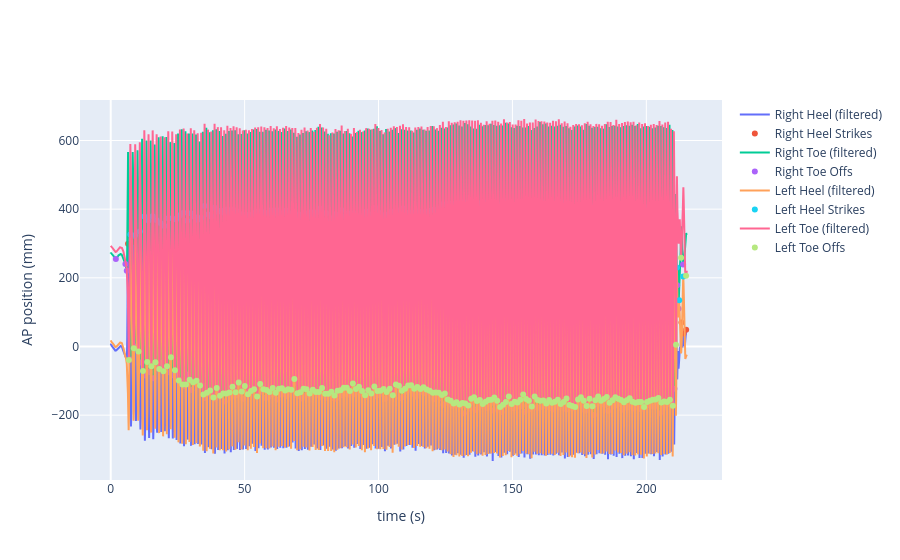

The notebook cell this image was saved under:
### Code cell
# Positive peaks in the heel anteroposterior position (x-axis) correspond to heel strikes, negative peaks in the toe anteroposterior position correspond to toe-offs
r_pos_pks, r_pk_props = scipy.signal.find_peaks(r_heel_filt[:, 0], height=r_heel_filt[:,0].mean(), distance=0.5*fs)
r_neg_pks, r_pk_props = scipy.signal.find_peaks(-r_toe_filt[:, 0], height=-r_toe_filt[:,0].mean(), distance=0.5*fs)
l_pos_pks, l_pk_props = scipy.signal.find_peaks(l_heel_filt[:, 0], height=l_heel_filt[:,0].mean(), distance=0.5*fs)
l_neg_pks, l_pk_props = scipy.signal.find_peaks(-l_toe_filt[:, 0], height=-l_toe_filt[:,0].mean(), distance=0.5*fs)

fig = go.Figure()
fig.add_trace(go.Scatter(x=np.arange(len(r_heel_filt)) / fs, y=r_heel_filt[:, 0], mode="lines", name="Right Heel (filtered)"))
fig.add_trace(go.Scatter(x=r_pos_pks / fs, y=r_heel_filt[r_pos_pks, 0], mode="markers", name="Right Heel Strikes"))
fig.add_trace(go.Scatter(x=np.arange(len(r_toe_filt)) / fs, y=r_toe_filt[:, 0], mode="lines", name="Right Toe (filtered)"))
fig.add_trace(go.Scatter(x=r_neg_pks / fs, y=r_toe_filt[r_neg_pks, 0], mode="markers", name="Right Toe Offs"))
fig.add_trace(go.Scatter(x=np.arange(len(l_heel_filt)) / fs, y=l_heel_filt[:, 0], mode="lines", name="Left Heel (filtered)"))
fig.add_trace(go.Scatter(x=l_pos_pks / fs, y=l_heel_filt[l_pos_pks, 0], mode="markers", name="Left Heel Strikes"))
fig.add_trace(go.Scatter(x=np.arange(len(l_toe_filt)) / fs, y=l_toe_filt[:, 0], mode="lines", name="Left Toe (filtered)"))
fig.add_trace(go.Scatter(x=l_neg_pks / fs, y=l_toe_filt[l_neg_pks, 0], mode="markers", name="Left Toe Offs"))
fig.update_layout(yaxis_title="AP position (mm)", xaxis_title="time (s)")
fig.show()

### Figure 1 — Plotly figure (JSON) as saved in the notebook; plotly's stock layout.template omitted (floating-point values rounded to 4 significant figures; data arrays with more than 128 entries replaced by an {"elided": "..."} marker saying what was removed)
{"data": [{"mode": "lines", "name": "Right Heel (filtered)", "type": "scatter", "x": {"elided": "43022 float values"}, "y": {"elided": "43022 float values"}}, {"mode": "markers", "name": "Right Heel Strikes", "type": "scatter", "x": {"elided": "181 float values"}, "y": {"elided": "181 float values"}}, {"mode": "lines", "name": "Right Toe (filtered)", "type": "scatter", "x": {"elided": "43022 float values"}, "y": {"elided": "43022 float values"}}, {"mode": "markers", "name": "Right Toe Offs", "type": "scatter", "x": {"elided": "183 float values"}, "y": {"elided": "183 float values"}}, {"mode": "lines", "name": "Left Heel (filtered)", "type": "scatter", "x": {"elided": "43022 float values"}, "y": {"elided": "43022 float values"}}, {"mode": "markers", "name": "Left Heel Strikes", "type": "scatter", "x": {"elided": "180 float values"}, "y": {"elided": "180 float values"}}, {"mode": "lines", "name": "Left Toe (filtered)", "type": "scatter", "x": {"elided": "43022 float values"}, "y": {"elided": "43022 float values"}}, {"mode": "markers", "name": "Left Toe Offs", "type": "scatter", "x": {"elided": "180 float values"}, "y": {"elided": "180 float values"}}], "layout": {"xaxis": {"title": {"text": "time (s)"}}, "yaxis": {"title": {"text": "AP position (mm)"}}}}
